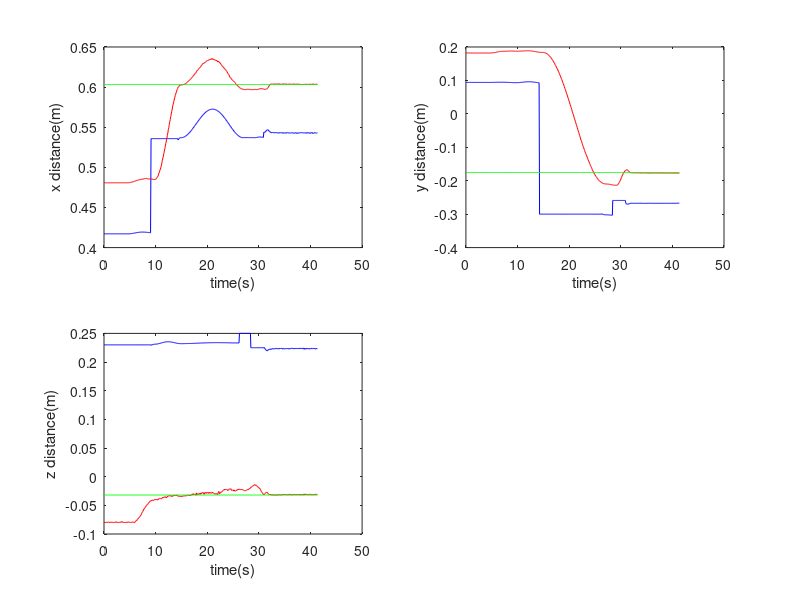

Write MATLAB code to recreate this figure. (Note: this script raises an error after producing the figure.)
load aim_point_1_20180826.txt;
sec = aim_point_1_20180826(:,1);
aim_x = aim_point_1_20180826(:,2);
aim_y = aim_point_1_20180826(:,3);
aim_z = aim_point_1_20180826(:,4);

load arm_end_point_20180826.txt;
arm_x = arm_end_point_20180826(:,2);
arm_y = arm_end_point_20180826(:,3);
arm_z = arm_end_point_20180826(:,4);

box_x=0.6032*exp(sec-sec);
box_y=-0.1754*exp(sec-sec);
box_z=-0.032*exp(sec-sec);
figure(1);
subplot(2,2,1);
plot(sec, arm_x,'-b',sec, aim_x,'-r',sec,box_x,'g');
xlim([0, 50]);

xlabel('time(s)');
ylabel('x distance(m)');
subplot(2,2,2);
plot(sec, arm_y,'-b',sec, aim_y,'-r',sec,box_y,'g');
xlim([0, 50]);
xlabel('time(s)');
ylabel('y distance(m)');

subplot(2,2,3);
plot(sec, arm_z,'-b',sec, aim_z,'-r',sec,box_z,'g');
xlim([0, 50]);
xlabel('time(s)');
ylabel('z distance(m)');
legend('arm','parper','box');

figure(2);
subplot(2,2,1);
plot(sec, arm_x,'-b',sec, aim_x,'-r',sec,box_x,'g');
xlim([30, 42]);

xlabel('time(s)');
ylabel('x distance(m)');
subplot(2,2,2);
plot(sec, arm_y,'-b',sec, aim_y,'-r',sec,box_y,'g');
xlim([30, 42]);
xlabel('time(s)');
ylabel('y distance(m)');

subplot(2,2,3);
plot(sec, arm_z,'-b',sec, aim_z,'-r',sec,box_z,'g');
xlim([30, 42]);
xlabel('time(s)');
ylabel('z distance(m)');
legend('arm','parper','box');

